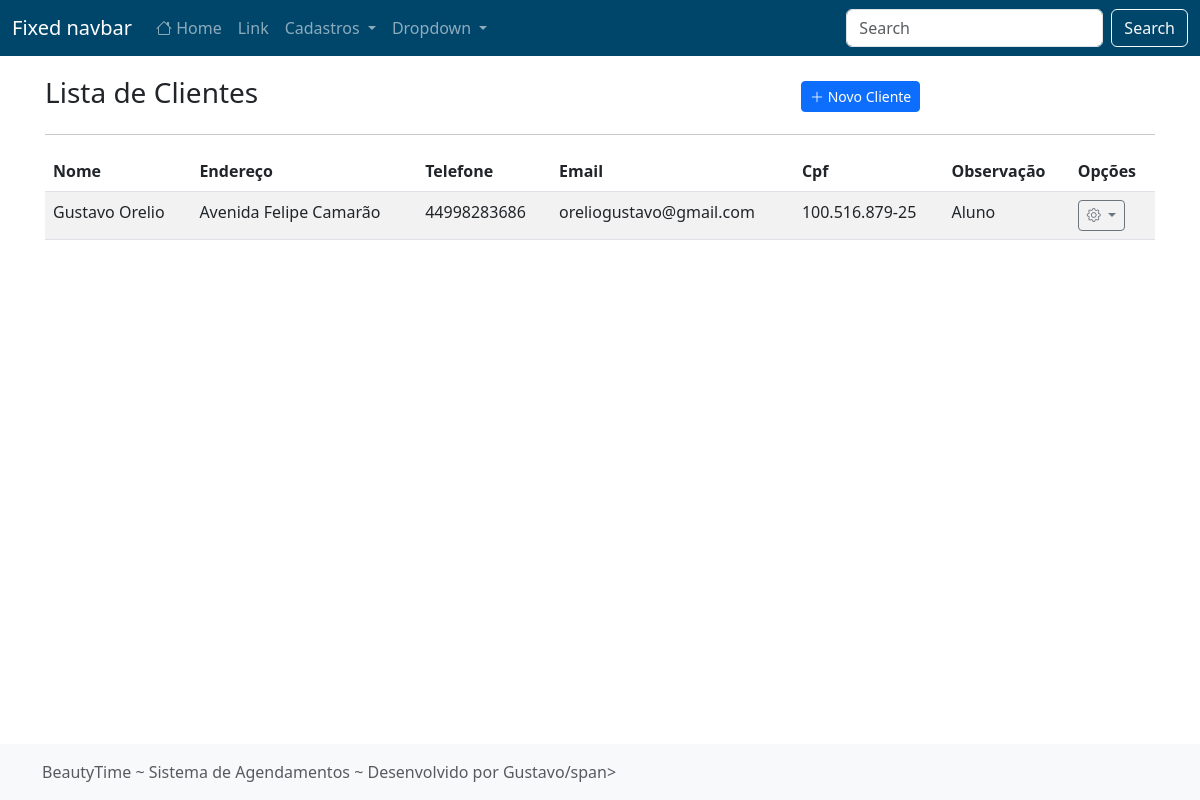
Before: /listar/cliente/ with the older database file.
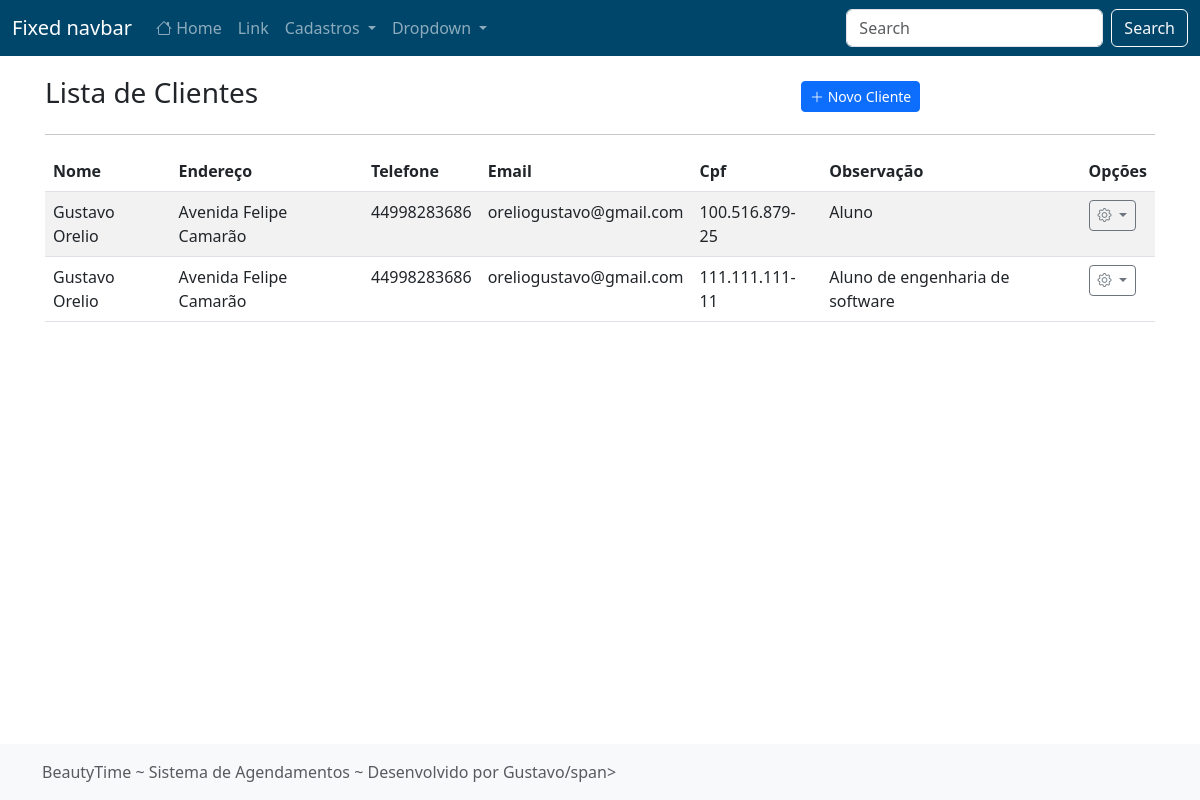
After: the same page with the newer database file.
### cadastros/models.py (models this page shows, shortened)
class Cliente(models.Model):
    nome = models.CharField(max_length=50)
    cpf = models.CharField(max_length=14)
    telefone = models.CharField(max_length=15)
    endereco = models.CharField(max_length=100, verbose_name="Endereço")
    numero = models.CharField(max_length=5, verbose_name="Número residencial")
    cep = models.CharField(max_length=9, verbose_name="CEP")
    bairro = models.CharField(max_length=50)
    email = models.EmailField(max_length=100)
    observacao = models.CharField(
        max_length=100, null=True, verbose_name="Observação")
    atualizado_em = models.DateTimeField(auto_now=True)
    cadastrado_em = models.DateTimeField(auto_now_add=True)

### cadastros/views.py (the view)
# urls.py: path("listar/cliente/", ClienteList.as_view(), name="listar-cliente"),
class ClienteList(ListView):
    model = Cliente
    template_name = "cadastros/list/cliente.html"

### cadastros/templates/cadastros/list/cliente.html (shortened to what this page needs)
{% extends 'paginas/modelo.html' %}
{% load static %}
{% block conteudo %}
<div class="row justify-content-center align-items-center mt-3">
    <div class="col-md-8">
        <h3 class="">Lista de Clientes</h3>
    </div>
    <div class="col-md">
        <a href="{% url 'cadastrar-cliente' %}" class="btn btn-primary btn-sm">
            <i class="bi bi-plus-lg"></i>
            Novo Cliente
        </a>
    </div>
</div>
<hr>
<div class="table-responsive-lg">
    <table class="table table-striped">
        <thead>
            <tr>
                <th>Nome</th>
                <th>Endereço</th>
                <th>Telefone</th>
                <th>Email</th>
                <th>Cpf</th>
                <th>Observação</th>
                <th>Opções</th>
            </tr>
        </thead>
        <tbody>
            {% for obj in object_list %}
            <tr class="">
                <td>{{ obj.nome }}</td>
                <td>{{ obj.endereco }}</td>
                <td>{{ obj.telefone }}</td>
                <td>{{ obj.email }}</td>
                <td>{{ obj.cpf }}</td>
                <td>{{ obj.observacao }}</td>
                <td>
                    <div class="dropdown">
                        <a class="btn btn-sm btn-outline-secondary dropdown-toggle" href="#" role="button" data-bs-toggle="dropdown" aria-expanded="false">
                            <i class="bi bi-gear"></i>
                        </a>
                      </div>
                </td>
            </tr>
            {% empty %}
            <tr>
                <th colspan="100%">Nenhum registro encontrado.</th>
            </tr>
            {% endfor %}
        </tbody>
    </table>
</div>
{% endblock %}

### paginas/templates/paginas/modelo.html (shortened to what this page needs)
{% load static %}
<!doctype html>
<html lang="pt-br" class="h-100">
<head>
    <link href="{% static 'css/bootstrap.min.css' %}" rel="stylesheet">
    <link href="{% static 'css/sticky-footer-navbar.css' %}" rel="stylesheet">
    <link href="{% static 'css/beautytime.css' %}" rel="stylesheet">
    <link rel="stylesheet" href="https://cdn.jsdelivr.net/npm/bootstrap-icons@1.10.3/font/bootstrap-icons.css">
</head>
<body class="d-flex flex-column h-100">
    {% block menu %}
    <header>
        <nav class="navbar navbar-expand-md navbar-dark fixed-top bg-verde-escuro">
            <div class="container-fluid">
                <a class="navbar-brand" href="#">Fixed navbar</a>
                <div class="collapse navbar-collapse" id="navbarCollapse">
                    <ul class="navbar-nav me-auto mb-2 mb-md-0">
                        <li class="nav-item">
                            <a class="nav-link" aria-current="page" href="{% url 'pagina-inicial' %}"><i class="bi bi-house"></i> Home</a>
                        </li>
                        <li class="nav-item">
                            <a class="nav-link" href="#">Link</a>
                        </li>
                        <li class="nav-item dropdown">
                            <a class="nav-link dropdown-toggle" href="#" role="button" data-bs-toggle="dropdown"
                                aria-expanded="false">
                                Cadastros
                            </a>
                        </li>
                        <li class="nav-item dropdown">
                            <a class="nav-link dropdown-toggle" href="#" role="button" data-bs-toggle="dropdown"
                                aria-expanded="false">
                                Dropdown
                            </a>
                        </li>
                    </ul>
                    <form class="d-flex" role="search">
                        <input class="form-control me-2" type="search" placeholder="Search" aria-label="Search">
                        <button class="btn btn-outline-light" type="submit">Search</button>
                    </form>
                </div>
            </div>
        </nav>
    </header>
    {% endblock %}
    <main class="flex-shrink-0">
        <div class="container">
            {% block conteudo %}{% endblock %}
        </div>
    </main>
    <footer class="footer mt-auto py-3 bg-light">
        <div class="container">
            <span class="text-muted">
                {% block rodape %}
                BeautyTime
                ~
                Sistema de Agendamentos
                ~
                Desenvolvido por Gustavo/span>
                {% endblock %}
        </div>
    </footer>
</body>
</html>

### static/css/sticky-footer-navbar.css (style rules this page uses)
main > .container { padding: 60px 15px 0; }
.bi { vertical-align: -0.125em; fill: currentColor; }

### static/css/beautytime.css (style rules this page uses)
:root { --amarelo-claro: hsl(44, 100%, 58%); --amarelo: hsl(44, 100%, 48%); --amarelo-escuro: hsl(44, 100%, 38%); --azul-claro: hsl(201, 100%, 41%); --azul: hsl(201, 100%, 31%); --azul-escuro: hsl(201, 100%, 21%); --cinza-claro: #f1f1f1; --cinza: #bdbdbd; --cinza-escuro: #525252; --verde-claro: hsl(130, 54%, 50%); --verde: hsl(130, 54%, 40%); --verde-escuro: hsl(130, 54%, 30%); --vermelho-claro: hsl(358, 78%, 55%); --vermelho: hsl(358, 78%, 45%); --vermelho-escuro: hsl(358, 78%, 35%); }
.bg-verde-escuro { background-color: var(--azul-escuro); color: #ffffff; }

### paginas/templates/paginas/modelo.html (style rules this page uses)
.bi { vertical-align: 0; }

Changed rows visible on the page:
added Cliente: nome "Gustavo Orelio", endereco "Avenida Felipe Camarão", telefone "44998283686", email "oreliogustavo@gmail.com", cpf "111.111.111-11", observacao "Aluno de engenharia de software"
